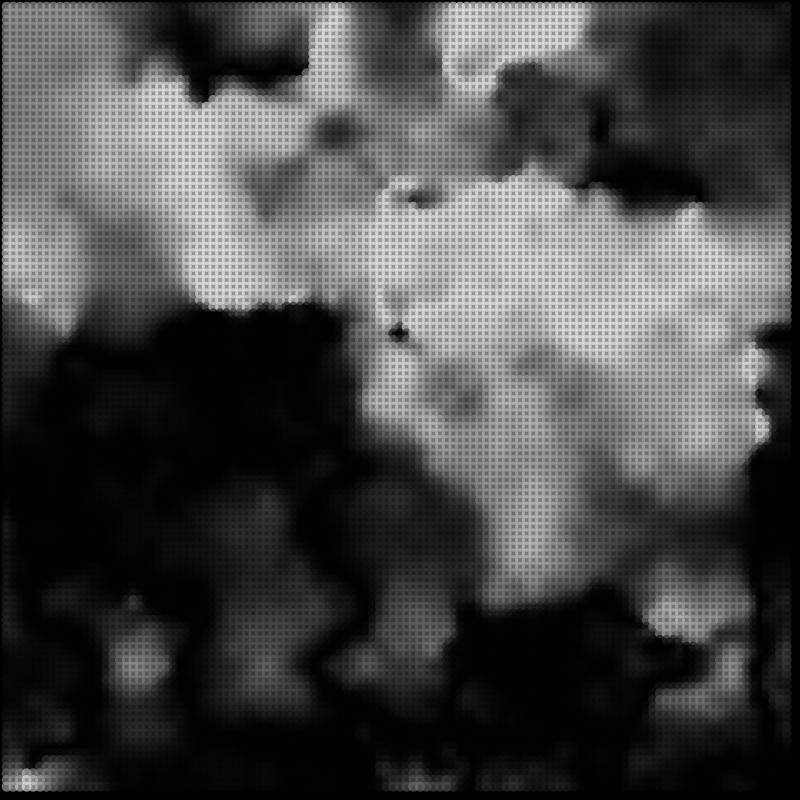
Frame 1 (no input)
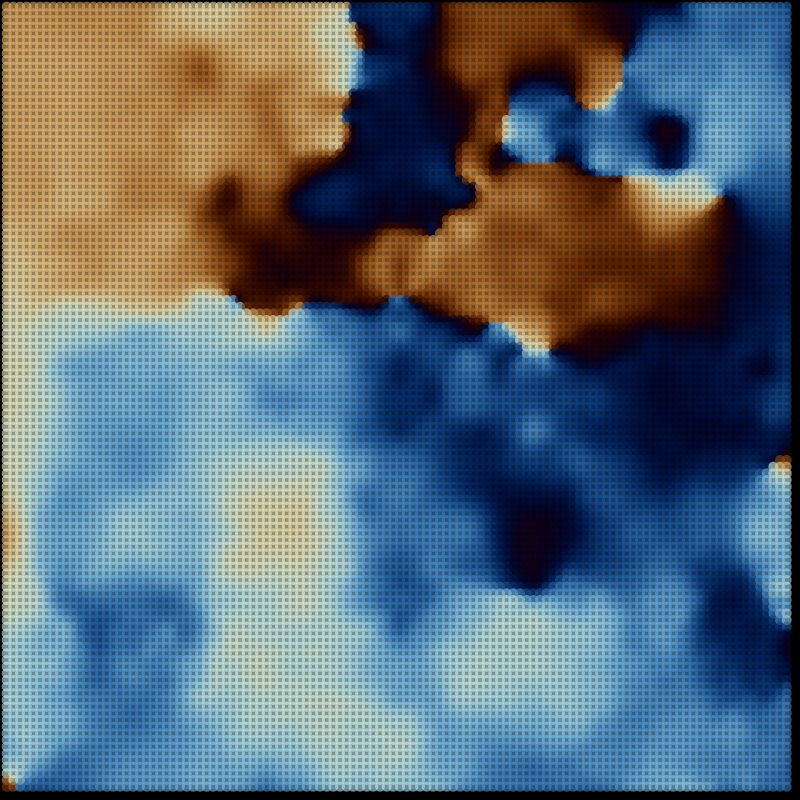
Frame 60 (the mouse pressed at the canvas centre just before this capture)
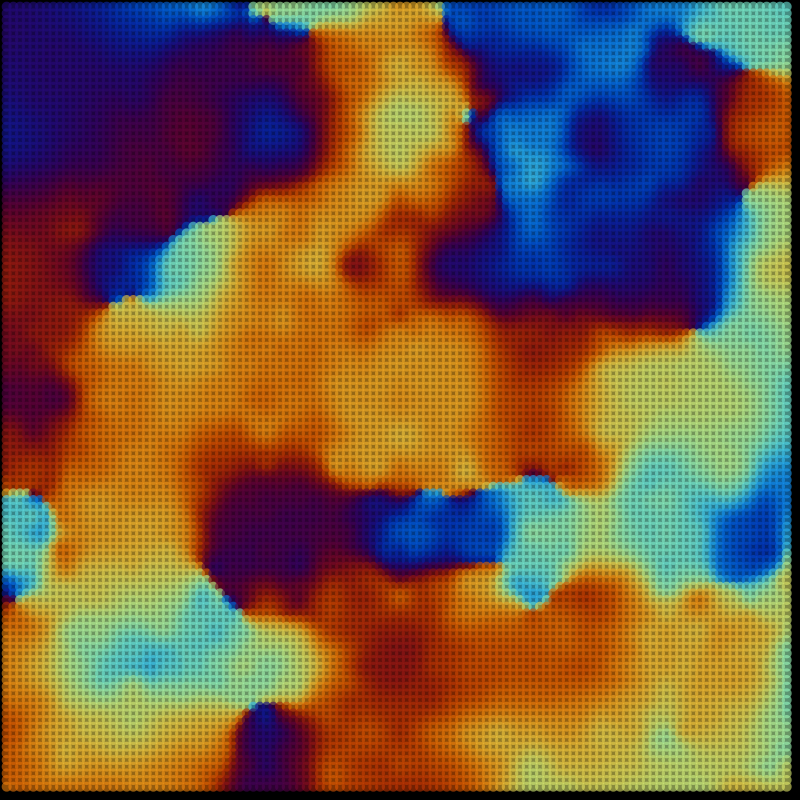
Frame 120 (the mouse held since frame 60 and released just before this capture)

The Processing sketch that drew these frames (run headless with seeded random() and noise(); from frame 60 on, the mouse is pressed at the canvas centre):

// Processing sketch: Arte_generativo_holo_Ton_Cortiella
// ── Arte_generativo_holo_Ton_Cortiella.pde
// Variables globales para simular fluidos complejos
float[][] velocidadX, velocidadY;  // Velocidades en la cuadrícula
int tamañoCuadricula = 120;        // Tamaño de la cuadrícula
float amortiguacion = 0.98;        // Factor de "amortiguación"
float fuerzaMaxima = 0.6;          // Máxima fuerza aplicada por el sistema
int desplazamientoTiempo = 0;      // Variable para cambiar los parámetros con el tiempo
float atractorX, atractorY;        // Puntos atractores que guiarán el sistema

void setup() {
  size(800, 800);
  background(0);
  noStroke();
  
  // Inicializar cuadrícula de velocidades
  velocidadX = new float[tamañoCuadricula][tamañoCuadricula];
  velocidadY = new float[tamañoCuadricula][tamañoCuadricula];
  
  // Inicializar puntos atractores en posiciones aleatorias
  atractorX = random(width);
  atractorY = random(height);
}

void draw() {
  background(0, 20);  // Fondo ligeramente transparente para rastros fluidos

  // Cambios suaves en la amortiguación y la fuerza con el tiempo
  amortiguacion = map(noise(desplazamientoTiempo * 0.01), 0, 1, 0.95, 0.99);  // Variación lenta de amortiguación
  float magnitudFuerza = map(noise(desplazamientoTiempo * 0.02), 0, 1, 0.1, fuerzaMaxima);  // Variación de la fuerza

  // Mueve los atractores de forma caótica pero suave
  atractorX += map(noise(desplazamientoTiempo * 0.03), 0, 1, -2, 2);
  atractorY += map(noise(desplazamientoTiempo * 0.04), 0, 1, -2, 2);

  // Limita el movimiento del atractor dentro del espacio
  atractorX = constrain(atractorX, 0, width);
  atractorY = constrain(atractorY, 0, height);

  // Aplicación automática de fuerzas en posiciones basadas en los atractores
  for (int i = 1; i < tamañoCuadricula - 1; i++) {
    for (int j = 1; j < tamañoCuadricula - 1; j++) {
      
      // Modificar la velocidad de cada celda según el ruido Perlin
      velocidadX[i][j] += (noise(i * 0.05, j * 0.05, desplazamientoTiempo * 0.01) - 0.5) * magnitudFuerza;
      velocidadY[i][j] += (noise(i * 0.05 + 100, j * 0.05 + 100, desplazamientoTiempo * 0.01) - 0.5) * magnitudFuerza;
      
      // Atractores caóticos: Las partículas son atraídas hacia los atractores en movimiento
      float dx = atractorX - map(i, 0, tamañoCuadricula, 0, width);
      float dy = atractorY - map(j, 0, tamañoCuadricula, 0, height);
      float distancia = dist(atractorX, atractorY, dx, dy);
      
      // Asegúrate de que la distancia no sea cero para evitar división por cero
      if (distancia > 0) {
        velocidadX[i][j] += (dx / distancia) * 0.05;
        velocidadY[i][j] += (dy / distancia) * 0.05;
      }

      // Aplica "amortiguación"
      velocidadX[i][j] *= amortiguacion;
      velocidadY[i][j] *= amortiguacion;
      
      // Convierte las coordenadas de la cuadrícula en posiciones en la pantalla
      float posX = map(i, 0, tamañoCuadricula, 0, width);
      float posY = map(j, 0, tamañoCuadricula, 0, height);
      
      // Calcular el ángulo para simular un efecto holográfico
      float angulo = atan2(velocidadY[i][j], velocidadX[i][j]) + desplazamientoTiempo * 0.01;
      float radio = dist(0, 0, velocidadX[i][j], velocidadY[i][j]);
      
      // Colores holográficos
      float r = (sin(angulo + desplazamientoTiempo * 0.02) * 127 + 128);
      float g = (sin(angulo + desplazamientoTiempo * 0.03) * 127 + 128);
      float b = (sin(angulo + desplazamientoTiempo * 0.04) * 127 + 128);
      
      // Agrega un brillo dinámico
      float brillo = map(radio, 0, 1, 0, 255);
      
      // Dibuja partículas fluidas con efecto holográfico
      fill(r, g, b, 150);  // Color basado en el ángulo
      ellipse(posX, posY, 10, 10);  // Partícula dibujada
    }
  }
  
  // Incrementa el tiempo para la variación temporal de los parámetros
  desplazamientoTiempo++;
}
